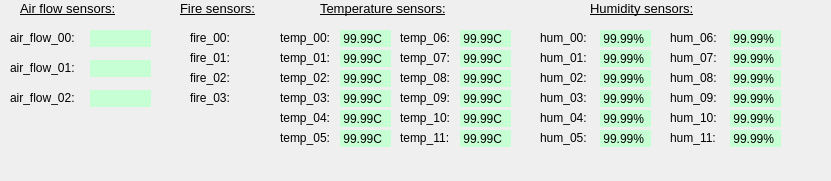
   <widget class="TaurusWidget" name="frame_details_ch">
    <property name="geometry">
     <rect>
      <x>10</x>
      <y>640</y>
      <width>831</width>
      <height>181</height>
     </rect>
    </property>
    <widget class="QFrame" name="air_details_ch">
     <property name="geometry">
      <rect>
       <x>0</x>
       <y>0</y>
       <width>181</width>
       <height>121</height>
      </rect>
     </property>
     <property name="frameShape">
      <enum>QFrame::NoFrame</enum>
     </property>
     <property name="frameShadow">
      <enum>QFrame::Raised</enum>
     </property>
     <widget class="TaurusLabel" name="taurusLabel_10">
      <property name="geometry">
       <rect>
        <x>90</x>
        <y>90</y>
        <width>61</width>
        <height>17</height>
       </rect>
      </property>
      <property name="styleSheet">
       <string notr="true">background-color: rgb(198, 255, 212);</string>
      </property>
      <property name="model">
       <string>epfl/vds/2/air_flow_02</string>
      </property>
      <property name="prefixText">
       <string/>
      </property>
      <property name="suffixText">
       <string>%</string>
      </property>
     </widget>
     <widget class="QLabel" name="label_26">
      <property name="geometry">
       <rect>
        <x>10</x>
        <y>30</y>
        <width>81</width>
        <height>16</height>
       </rect>
      </property>
      <property name="text">
       <string>air_flow_00:</string>
      </property>
     </widget>
     <widget class="TaurusLabel" name="taurusLabel_11">
      <property name="geometry">
       <rect>
        <x>90</x>
        <y>60</y>
        <width>61</width>
        <height>17</height>
       </rect>
      </property>
      <property name="styleSheet">
       <string notr="true">background-color: rgb(198, 255, 212);</string>
      </property>
      <property name="model">
       <string>epfl/vds/1/air_flow_01</string>
      </property>
      <property name="prefixText">
       <string/>
      </property>
      <property name="suffixText">
       <string>%</string>
      </property>
     </widget>
     <widget class="TaurusLabel" name="taurusLabel_12">
      <property name="geometry">
       <rect>
        <x>90</x>
        <y>30</y>
        <width>61</width>
        <height>17</height>
       </rect>
      </property>
      <property name="styleSheet">
       <string notr="true">background-color: rgb(198, 255, 212);</string>
      </property>
      <property name="model">
       <string>epfl/vds/2/air_flow_00</string>
      </property>
      <property name="prefixText">
       <string/>
      </property>
      <property name="suffixText">
       <string>%</string>
      </property>
     </widget>
     <widget class="QLabel" name="label_25">
      <property name="geometry">
       <rect>
        <x>10</x>
        <y>90</y>
        <width>81</width>
        <height>16</height>
       </rect>
      </property>
      <property name="text">
       <string>air_flow_02:</string>
      </property>
     </widget>
     <widget class="QLabel" name="label_27">
      <property name="geometry">
       <rect>
        <x>20</x>
        <y>0</y>
        <width>121</width>
        <height>16</height>
       </rect>
      </property>
      <property name="font">
       <font>
        <pointsize>10</pointsize>
        <underline>true</underline>
       </font>
      </property>
      <property name="text">
       <string>Air flow sensors:</string>
      </property>
     </widget>
     <widget class="QLabel" name="label_28">
      <property name="geometry">
       <rect>
        <x>10</x>
        <y>60</y>
        <width>81</width>
        <height>16</height>
       </rect>
      </property>
      <property name="text">
       <string>air_flow_01:</string>
      </property>
     </widget>
    </widget>
    <widget class="QFrame" name="temp_details_ch">
     <property name="geometry">
      <rect>
       <x>270</x>
       <y>0</y>
       <width>251</width>
       <height>151</height>
      </rect>
     </property>
     <property name="frameShape">
      <enum>QFrame::NoFrame</enum>
     </property>
     <property name="frameShadow">
      <enum>QFrame::Raised</enum>
     </property>
     <widget class="QLabel" name="label_29">
      <property name="geometry">
       <rect>
        <x>50</x>
        <y>0</y>
        <width>151</width>
        <height>16</height>
       </rect>
      </property>
      <property name="font">
       <font>
        <pointsize>10</pointsize>
        <underline>true</underline>
       </font>
      </property>
      <property name="text">
       <string>Temperature sensors:</string>
      </property>
     </widget>
     <widget class="QLabel" name="label_30">
      <property name="geometry">
       <rect>
        <x>10</x>
        <y>30</y>
        <width>61</width>
        <height>16</height>
       </rect>
      </property>
      <property name="text">
       <string>temp_00:</string>
      </property>
     </widget>
     <widget class="TaurusLabel" name="taurusLabel_13">
      <property name="geometry">
       <rect>
        <x>70</x>
        <y>30</y>
        <width>51</width>
        <height>17</height>
       </rect>
      </property>
      <property name="styleSheet">
       <string notr="true">background-color: rgb(198, 255, 212);</string>
      </property>
      <property name="text">
       <string> 99.99C</string>
      </property>
      <property name="model">
       <string>epfl/vds/2/temp_00</string>
      </property>
      <property name="prefixText">
       <string/>
      </property>
      <property name="suffixText">
       <string>C</string>
      </property>
     </widget>
     <widget class="TaurusLabel" name="taurusLabel_14">
      <property name="geometry">
       <rect>
        <x>70</x>
        <y>50</y>
        <width>51</width>
        <height>17</height>
       </rect>
      </property>
      <property name="styleSheet">
       <string notr="true">background-color: rgb(198, 255, 212);</string>
      </property>
      <property name="text">
       <string> 99.99C</string>
      </property>
      <property name="model">
       <string>epfl/vds/1/temp_01</string>
      </property>
      <property name="prefixText">
       <string/>
      </property>
      <property name="suffixText">
       <string>C</string>
      </property>
     </widget>
     <widget class="QLabel" name="label_31">
      <property name="geometry">
       <rect>
        <x>10</x>
        <y>50</y>
        <width>61</width>
        <height>16</height>
       </rect>
      </property>
      <property name="text">
       <string>temp_01:</string>
      </property>
     </widget>
     <widget class="TaurusLabel" name="taurusLabel_15">
      <property name="geometry">
       <rect>
        <x>70</x>
        <y>70</y>
        <width>51</width>
        <height>17</height>
       </rect>
      </property>
      <property name="styleSheet">
       <string notr="true">background-color: rgb(198, 255, 212);</string>
      </property>
      <property name="text">
       <string> 99.99C</string>
      </property>
      <property name="model">
       <string>epfl/vds/2/temp_02</string>
      </property>
      <property name="prefixText">
       <string/>
      </property>
      <property name="suffixText">
       <string>C</string>
      </property>
     </widget>
     <widget class="QLabel" name="label_32">
      <property name="geometry">
       <rect>
        <x>10</x>
        <y>70</y>
        <width>61</width>
        <height>16</height>
       </rect>
      </property>
      <property name="text">
       <string>temp_02:</string>
      </property>
     </widget>
     <widget class="TaurusLabel" name="taurusLabel_16">
      <property name="geometry">
       <rect>
        <x>70</x>
        <y>90</y>
        <width>51</width>
        <height>17</height>
       </rect>
      </property>
      <property name="styleSheet">
       <string notr="true">background-color: rgb(198, 255, 212);</string>
      </property>
      <property name="text">
       <string> 99.99C</string>
      </property>
      <property name="model">
       <string>epfl/vds/1/temp_03</string>
      </property>
      <property name="prefixText">
       <string/>
      </property>
      <property name="suffixText">
       <string>C</string>
      </property>
     </widget>
     <widget class="QLabel" name="label_33">
      <property name="geometry">
       <rect>
        <x>10</x>
        <y>90</y>
        <width>61</width>
        <height>16</height>
       </rect>
      </property>
      <property name="text">
       <string>temp_03:</string>
      </property>
     </widget>
     <widget class="TaurusLabel" name="taurusLabel_17">
      <property name="geometry">
       <rect>
        <x>70</x>
        <y>110</y>
        <width>51</width>
        <height>17</height>
       </rect>
      </property>
      <property name="styleSheet">
       <string notr="true">background-color: rgb(198, 255, 212);</string>
      </property>
      <property name="text">
       <string> 99.99C</string>
      </property>
      <property name="model">
       <string>epfl/vds/2/temp_04</string>
      </property>
      <property name="prefixText">
       <string/>
      </property>
      <property name="suffixText">
       <string>C</string>
      </property>
     </widget>
     <widget class="QLabel" name="label_34">
      <property name="geometry">
       <rect>
        <x>10</x>
        <y>110</y>
        <width>61</width>
        <height>16</height>
       </rect>
      </property>
      <property name="text">
       <string>temp_04:</string>
      </property>
     </widget>
     <widget class="TaurusLabel" name="taurusLabel_18">
      <property name="geometry">
       <rect>
        <x>70</x>
        <y>130</y>
        <width>51</width>
        <height>17</height>
       </rect>
      </property>
      <property name="styleSheet">
       <string notr="true">background-color: rgb(198, 255, 212);</string>
      </property>
      <property name="text">
       <string> 99.99C</string>
      </property>
      <property name="model">
       <string>epfl/vds/1/temp_05</string>
      </property>
      <property name="prefixText">
       <string/>
      </property>
      <property name="suffixText">
       <string>C</string>
      </property>
     </widget>
     <widget class="QLabel" name="label_35">
      <property name="geometry">
       <rect>
        <x>10</x>
        <y>130</y>
        <width>61</width>
        <height>16</height>
       </rect>
      </property>
      <property name="text">
       <string>temp_05:</string>
      </property>
     </widget>
     <widget class="TaurusLabel" name="taurusLabel_19">
      <property name="geometry">
       <rect>
        <x>190</x>
        <y>30</y>
        <width>51</width>
        <height>17</height>
       </rect>
      </property>
      <property name="styleSheet">
       <string notr="true">background-color: rgb(198, 255, 212);</string>
      </property>
      <property name="text">
       <string> 99.99C</string>
      </property>
      <property name="model">
       <string>epfl/vds/2/temp_06</string>
      </property>
      <property name="prefixText">
       <string/>
      </property>
      <property name="suffixText">
       <string>C</string>
      </property>
     </widget>
     <widget class="QLabel" name="label_36">
      <property name="geometry">
       <rect>
        <x>130</x>
        <y>30</y>
        <width>61</width>
        <height>16</height>
       </rect>
      </property>
      <property name="text">
       <string>temp_06:</string>
      </property>
     </widget>
     <widget class="TaurusLabel" name="taurusLabel_20">
      <property name="geometry">
       <rect>
        <x>190</x>
        <y>50</y>
        <width>51</width>
        <height>17</height>
       </rect>
      </property>
      <property name="styleSheet">
       <string notr="true">background-color: rgb(198, 255, 212);</string>
      </property>
      <property name="text">
       <string> 99.99C</string>
      </property>
      <property name="model">
       <string>epfl/vds/1/temp_07</string>
      </property>
      <property name="prefixText">
       <string/>
      </property>
      <property name="suffixText">
       <string>C</string>
      </property>
     </widget>
     <widget class="QLabel" name="label_37">
      <property name="geometry">
       <rect>
        <x>130</x>
        <y>50</y>
        <width>61</width>
        <height>16</height>
       </rect>
      </property>
      <property name="text">
       <string>temp_07:</string>
      </property>
     </widget>
     <widget class="TaurusLabel" name="taurusLabel_21">
      <property name="geometry">
       <rect>
        <x>190</x>
        <y>70</y>
        <width>51</width>
        <height>17</height>
       </rect>
      </property>
      <property name="styleSheet">
       <string notr="true">background-color: rgb(198, 255, 212);</string>
      </property>
      <property name="text">
       <string> 99.99C</string>
      </property>
      <property name="model">
       <string>epfl/vds/2/temp_08</string>
      </property>
      <property name="prefixText">
       <string/>
      </property>
      <property name="suffixText">
       <string>C</string>
      </property>
     </widget>
     <widget class="QLabel" name="label_38">
      <property name="geometry">
       <rect>
        <x>130</x>
        <y>70</y>
        <width>61</width>
        <height>16</height>
       </rect>
      </property>
      <property name="text">
       <string>temp_08:</string>
      </property>
     </widget>
     <widget class="TaurusLabel" name="taurusLabel_22">
      <property name="geometry">
       <rect>
        <x>190</x>
        <y>90</y>
        <width>51</width>
        <height>17</height>
       </rect>
      </property>
      <property name="styleSheet">
       <string notr="true">background-color: rgb(198, 255, 212);</string>
      </property>
      <property name="text">
       <string> 99.99C</string>
      </property>
      <property name="model">
       <string>epfl/vds/1/temp_09</string>
      </property>
      <property name="prefixText">
       <string/>
      </property>
      <property name="suffixText">
       <string>C</string>
      </property>
     </widget>
     <widget class="QLabel" name="label_39">
      <property name="geometry">
       <rect>
        <x>130</x>
        <y>90</y>
        <width>61</width>
        <height>16</height>
       </rect>
      </property>
      <property name="text">
       <string>temp_09:</string>
      </property>
     </widget>
     <widget class="TaurusLabel" name="taurusLabel_23">
      <property name="geometry">
       <rect>
        <x>190</x>
        <y>110</y>
        <width>51</width>
        <height>17</height>
       </rect>
      </property>
      <property name="styleSheet">
       <string notr="true">background-color: rgb(198, 255, 212);</string>
      </property>
      <property name="text">
       <string> 99.99C</string>
      </property>
      <property name="model">
       <string>epfl/vds/2/temp_10</string>
      </property>
      <property name="prefixText">
       <string/>
      </property>
      <property name="suffixText">
       <string>C</string>
      </property>
     </widget>
     <widget class="QLabel" name="label_40">
      <property name="geometry">
       <rect>
        <x>130</x>
        <y>110</y>
        <width>61</width>
        <height>16</height>
       </rect>
      </property>
      <property name="text">
       <string>temp_10:</string>
      </property>
     </widget>
     <widget class="TaurusLabel" name="taurusLabel_24">
      <property name="geometry">
       <rect>
        <x>190</x>
        <y>130</y>
        <width>51</width>
        <height>17</height>
       </rect>
      </property>
      <property name="styleSheet">
       <string notr="true">background-color: rgb(198, 255, 212);</string>
      </property>
      <property name="text">
       <string> 99.99C</string>
      </property>
      <property name="model">
       <string>epfl/vds/1/temp_11</string>
      </property>
      <property name="prefixText">
       <string/>
      </property>
      <property name="suffixText">
       <string>C</string>
      </property>
     </widget>
     <widget class="QLabel" name="label_41">
      <property name="geometry">
       <rect>
        <x>130</x>
        <y>130</y>
        <width>61</width>
        <height>16</height>
       </rect>
      </property>
      <property name="text">
       <string>temp_11:</string>
      </property>
     </widget>
    </widget>
    <widget class="QFrame" name="hum_details_ch">
     <property name="geometry">
      <rect>
       <x>520</x>
       <y>0</y>
       <width>281</width>
       <height>151</height>
      </rect>
     </property>
     <property name="frameShape">
      <enum>QFrame::NoFrame</enum>
     </property>
     <property name="frameShadow">
      <enum>QFrame::Raised</enum>
     </property>
     <widget class="QLabel" name="label_42">
      <property name="geometry">
       <rect>
        <x>70</x>
        <y>0</y>
        <width>151</width>
        <height>16</height>
       </rect>
      </property>
      <property name="font">
       <font>
        <pointsize>10</pointsize>
        <underline>true</underline>
       </font>
      </property>
      <property name="text">
       <string>Humidity sensors:</string>
      </property>
     </widget>
     <widget class="QLabel" name="label_43">
      <property name="geometry">
       <rect>
        <x>20</x>
        <y>30</y>
        <width>61</width>
        <height>16</height>
       </rect>
      </property>
      <property name="text">
       <string>hum_00:</string>
      </property>
     </widget>
     <widget class="TaurusLabel" name="taurusLabel_25">
      <property name="geometry">
       <rect>
        <x>80</x>
        <y>30</y>
        <width>51</width>
        <height>17</height>
       </rect>
      </property>
      <property name="styleSheet">
       <string notr="true">background-color: rgb(198, 255, 212);</string>
      </property>
      <property name="text">
       <string> 99.99%</string>
      </property>
      <property name="model">
       <string>epfl/vds/2/hum_00</string>
      </property>
      <property name="prefixText">
       <string/>
      </property>
      <property name="suffixText">
       <string>%</string>
      </property>
     </widget>
     <widget class="TaurusLabel" name="taurusLabel_26">
      <property name="geometry">
       <rect>
        <x>80</x>
        <y>50</y>
        <width>51</width>
        <height>17</height>
       </rect>
      </property>
      <property name="styleSheet">
       <string notr="true">background-color: rgb(198, 255, 212);</string>
      </property>
      <property name="text">
       <string> 99.99%</string>
      </property>
      <property name="model">
       <string>epfl/vds/1/hum_01</string>
      </property>
      <property name="prefixText">
       <string/>
      </property>
      <property name="suffixText">
       <string>%</string>
      </property>
     </widget>
     <widget class="QLabel" name="label_44">
      <property name="geometry">
       <rect>
        <x>20</x>
        <y>50</y>
        <width>61</width>
        <height>16</height>
       </rect>
      </property>
      <property name="text">
       <string>hum_01:</string>
      </property>
     </widget>
     <widget class="TaurusLabel" name="taurusLabel_27">
      <property name="geometry">
       <rect>
        <x>80</x>
        <y>70</y>
        <width>51</width>
        <height>17</height>
       </rect>
      </property>
      <property name="styleSheet">
       <string notr="true">background-color: rgb(198, 255, 212);</string>
      </property>
      <property name="text">
       <string> 99.99%</string>
      </property>
      <property name="model">
       <string>epfl/vds/2/hum_02</string>
      </property>
      <property name="prefixText">
       <string/>
      </property>
      <property name="suffixText">
       <string>%</string>
      </property>
     </widget>
     <widget class="QLabel" name="label_45">
      <property name="geometry">
       <rect>
        <x>20</x>
        <y>70</y>
        <width>61</width>
        <height>16</height>
       </rect>
      </property>
      <property name="text">
       <string>hum_02:</string>
      </property>
     </widget>
     <widget class="TaurusLabel" name="taurusLabel_28">
      <property name="geometry">
       <rect>
        <x>80</x>
        <y>90</y>
        <width>51</width>
        <height>17</height>
       </rect>
      </property>
      <property name="styleSheet">
       <string notr="true">background-color: rgb(198, 255, 212);</string>
      </property>
      <property name="text">
       <string> 99.99%</string>
      </property>
      <property name="model">
       <string>epfl/vds/1/hum_03</string>
      </property>
      <property name="prefixText">
       <string/>
      </property>
      <property name="suffixText">
       <string>%</string>
      </property>
     </widget>
     <widget class="QLabel" name="label_46">
      <property name="geometry">
       <rect>
        <x>20</x>
        <y>90</y>
        <width>61</width>
        <height>16</height>
       </rect>
      </property>
      <property name="text">
       <string>hum_03:</string>
      </property>
     </widget>
     <widget class="TaurusLabel" name="taurusLabel_29">
      <property name="geometry">
       <rect>
        <x>80</x>
        <y>110</y>
        <width>51</width>
        <height>17</height>
       </rect>
      </property>
      <property name="styleSheet">
       <string notr="true">background-color: rgb(198, 255, 212);</string>
      </property>
      <property name="text">
       <string> 99.99%</string>
      </property>
      <property name="model">
       <string>epfl/vds/2/hum_04</string>
      </property>
      <property name="prefixText">
       <string/>
      </property>
      <property name="suffixText">
       <string>%</string>
      </property>
     </widget>
     <widget class="QLabel" name="label_47">
      <property name="geometry">
       <rect>
        <x>20</x>
        <y>110</y>
        <width>61</width>
        <height>16</height>
       </rect>
      </property>
      <property name="text">
       <string>hum_04:</string>
      </property>
     </widget>
     <widget class="TaurusLabel" name="taurusLabel_30">
      <property name="geometry">
       <rect>
        <x>80</x>
        <y>130</y>
        <width>51</width>
        <height>17</height>
       </rect>
      </property>
      <property name="styleSheet">
       <string notr="true">background-color: rgb(198, 255, 212);</string>
      </property>
      <property name="text">
       <string> 99.99%</string>
      </property>
      <property name="model">
       <string>epfl/vds/1/hum_05</string>
      </property>
      <property name="prefixText">
       <string/>
      </property>
      <property name="suffixText">
       <string>%</string>
      </property>
     </widget>
     <widget class="QLabel" name="label_48">
      <property name="geometry">
       <rect>
        <x>20</x>
        <y>130</y>
        <width>61</width>
        <height>16</height>
       </rect>
      </property>
      <property name="text">
       <string>hum_05:</string>
      </property>
     </widget>
     <widget class="TaurusLabel" name="taurusLabel_31">
      <property name="geometry">
       <rect>
        <x>210</x>
        <y>30</y>
        <width>51</width>
        <height>17</height>
       </rect>
      </property>
      <property name="styleSheet">
       <string notr="true">background-color: rgb(198, 255, 212);</string>
      </property>
      <property name="text">
       <string> 99.99%</string>
      </property>
      <property name="model">
       <string>epfl/vds/2/hum_06</string>
      </property>
      <property name="prefixText">
       <string/>
      </property>
      <property name="suffixText">
       <string>%</string>
      </property>
     </widget>
     <widget class="QLabel" name="label_49">
      <property name="geometry">
       <rect>
        <x>150</x>
        <y>30</y>
        <width>61</width>
        <height>16</height>
       </rect>
      </property>
      <property name="text">
       <string>hum_06:</string>
      </property>
     </widget>
     <widget class="TaurusLabel" name="taurusLabel_32">
      <property name="geometry">
       <rect>
        <x>210</x>
        <y>50</y>
        <width>51</width>
        <height>17</height>
       </rect>
      </property>
      <property name="styleSheet">
       <string notr="true">background-color: rgb(198, 255, 212);</string>
      </property>
      <property name="text">
       <string> 99.99%</string>
      </property>
      <property name="model">
       <string>epfl/vds/1/hum_07</string>
      </property>
      <property name="prefixText">
       <string/>
      </property>
      <property name="suffixText">
       <string>%</string>
      </property>
     </widget>
     <widget class="QLabel" name="label_50">
      <property name="geometry">
       <rect>
        <x>150</x>
        <y>50</y>
        <width>61</width>
        <height>16</height>
       </rect>
      </property>
      <property name="text">
       <string>hum_07:</string>
      </property>
     </widget>
     <widget class="TaurusLabel" name="taurusLabel_33">
      <property name="geometry">
       <rect>
        <x>210</x>
        <y>70</y>
        <width>51</width>
        <height>17</height>
       </rect>
      </property>
      <property name="styleSheet">
       <string notr="true">background-color: rgb(198, 255, 212);</string>
      </property>
      <property name="text">
       <string> 99.99%</string>
      </property>
      <property name="model">
       <string>epfl/vds/2/hum_08</string>
      </property>
      <property name="prefixText">
       <string/>
      </property>
      <property name="suffixText">
       <string>%</string>
      </property>
     </widget>
     <widget class="QLabel" name="label_51">
      <property name="geometry">
       <rect>
        <x>150</x>
        <y>70</y>
        <width>61</width>
        <height>16</height>
       </rect>
      </property>
      <property name="text">
       <string>hum_08:</string>
      </property>
     </widget>
     <widget class="TaurusLabel" name="taurusLabel_34">
      <property name="geometry">
       <rect>
        <x>210</x>
        <y>90</y>
        <width>51</width>
        <height>17</height>
       </rect>
      </property>
      <property name="styleSheet">
       <string notr="true">background-color: rgb(198, 255, 212);</string>
      </property>
      <property name="text">
       <string> 99.99%</string>
      </property>
      <property name="model">
       <string>epfl/vds/1/hum_09</string>
      </property>
      <property name="prefixText">
       <string/>
      </property>
      <property name="suffixText">
       <string>%</string>
      </property>
     </widget>
     <widget class="QLabel" name="label_52">
      <property name="geometry">
       <rect>
        <x>150</x>
        <y>90</y>
        <width>61</width>
        <height>16</height>
       </rect>
      </property>
      <property name="text">
       <string>hum_09:</string>
      </property>
     </widget>
     <widget class="TaurusLabel" name="taurusLabel_35">
      <property name="geometry">
       <rect>
        <x>210</x>
        <y>110</y>
        <width>51</width>
        <height>17</height>
       </rect>
      </property>
      <property name="styleSheet">
       <string notr="true">background-color: rgb(198, 255, 212);</string>
      </property>
      <property name="text">
       <string> 99.99%</string>
      </property>
      <property name="model">
       <string>epfl/vds/2/hum_10</string>
      </property>
      <property name="prefixText">
       <string/>
      </property>
      <property name="suffixText">
       <string>%</string>
      </property>
     </widget>
     <widget class="QLabel" name="label_53">
      <property name="geometry">
       <rect>
        <x>150</x>
        <y>110</y>
        <width>61</width>
        <height>16</height>
       </rect>
      </property>
      <property name="text">
       <string>hum_10:</string>
      </property>
     </widget>
     <widget class="TaurusLabel" name="taurusLabel_36">
      <property name="geometry">
       <rect>
        <x>210</x>
        <y>130</y>
        <width>51</width>
        <height>17</height>
       </rect>
      </property>
      <property name="styleSheet">
       <string notr="true">background-color: rgb(198, 255, 212);</string>
      </property>
      <property name="text">
       <string> 99.99%</string>
      </property>
      <property name="model">
       <string>epfl/vds/1/hum_11</string>
      </property>
      <property name="prefixText">
       <string/>
      </property>
      <property name="suffixText">
       <string>%</string>
      </property>
     </widget>
     <widget class="QLabel" name="label_54">
      <property name="geometry">
       <rect>
        <x>150</x>
        <y>130</y>
        <width>61</width>
        <height>16</height>
       </rect>
      </property>
      <property name="text">
       <string>hum_11:</string>
      </property>
     </widget>
    </widget>
    <widget class="QFrame" name="fire_details_ch">
     <property name="geometry">
      <rect>
       <x>180</x>
       <y>0</y>
       <width>91</width>
       <height>121</height>
      </rect>
     </property>
     <property name="frameShape">
      <enum>QFrame::NoFrame</enum>
     </property>
     <property name="frameShadow">
      <enum>QFrame::Raised</enum>
     </property>
     <widget class="QLabel" name="label_55">
      <property name="geometry">
       <rect>
        <x>10</x>
        <y>30</y>
        <width>51</width>
        <height>16</height>
       </rect>
      </property>
      <property name="text">
       <string>fire_00:</string>
      </property>
     </widget>
     <widget class="QLabel" name="label_56">
      <property name="geometry">
       <rect>
        <x>10</x>
        <y>70</y>
        <width>51</width>
        <height>16</height>
       </rect>
      </property>
      <property name="text">
       <string>fire_02:</string>
      </property>
     </widget>
     <widget class="QLabel" name="label_57">
      <property name="geometry">
       <rect>
        <x>0</x>
        <y>0</y>
        <width>91</width>
        <height>16</height>
       </rect>
      </property>
      <property name="font">
       <font>
        <pointsize>10</pointsize>
        <underline>true</underline>
       </font>
      </property>
      <property name="text">
       <string>Fire sensors:</string>
      </property>
     </widget>
     <widget class="QLabel" name="label_58">
      <property name="geometry">
       <rect>
        <x>10</x>
        <y>50</y>
        <width>51</width>
        <height>16</height>
       </rect>
      </property>
      <property name="text">
       <string>fire_01:</string>
      </property>
     </widget>
     <widget class="TaurusLed" name="taurusLed_5">
      <property name="geometry">
       <rect>
        <x>60</x>
        <y>30</y>
        <width>16</width>
        <height>16</height>
       </rect>
      </property>
      <property name="ledInverted">
       <bool>false</bool>
      </property>
      <property name="ledPattern" stdset="0">
       <string>:leds/images256/led_{color}_on.png</string>
      </property>
      <property name="model">
       <string>epfl/vds/1/fire_00</string>
      </property>
      <property name="onColor">
       <string>red</string>
      </property>
      <property name="offColor">
       <string>green</string>
      </property>
     </widget>
     <widget class="TaurusLed" name="taurusLed_6">
      <property name="geometry">
       <rect>
        <x>60</x>
        <y>50</y>
        <width>16</width>
        <height>16</height>
       </rect>
      </property>
      <property name="ledInverted">
       <bool>false</bool>
      </property>
      <property name="ledPattern" stdset="0">
       <string>:leds/images256/led_{color}_on.png</string>
      </property>
      <property name="model">
       <string>epfl/vds/2/fire_01</string>
      </property>
      <property name="onColor">
       <string>red</string>
      </property>
      <property name="offColor">
       <string>green</string>
      </property>
     </widget>
     <widget class="TaurusLed" name="taurusLed_7">
      <property name="geometry">
       <rect>
        <x>60</x>
        <y>70</y>
        <width>16</width>
        <height>16</height>
       </rect>
      </property>
      <property name="ledInverted">
       <bool>false</bool>
      </property>
      <property name="ledPattern" stdset="0">
       <string>:leds/images256/led_{color}_on.png</string>
      </property>
      <property name="model">
       <string>epfl/vds/2/fire_02</string>
      </property>
      <property name="onColor">
       <string>red</string>
      </property>
      <property name="offColor">
       <string>green</string>
      </property>
     </widget>
     <widget class="TaurusLed" name="taurusLed_8">
      <property name="geometry">
       <rect>
        <x>60</x>
        <y>90</y>
        <width>16</width>
        <height>16</height>
       </rect>
      </property>
      <property name="ledInverted">
       <bool>false</bool>
      </property>
      <property name="ledPattern" stdset="0">
       <string>:leds/images256/led_{color}_on.png</string>
      </property>
      <property name="model">
       <string>epfl/vds/1/fire_03</string>
      </property>
      <property name="onColor">
       <string>red</string>
      </property>
      <property name="offColor">
       <string>green</string>
      </property>
     </widget>
     <widget class="QLabel" name="label_59">
      <property name="geometry">
       <rect>
        <x>10</x>
        <y>90</y>
        <width>51</width>
        <height>16</height>
       </rect>
      </property>
      <property name="text">
       <string>fire_03:</string>
      </property>
     </widget>
    </widget>
   </widget>
